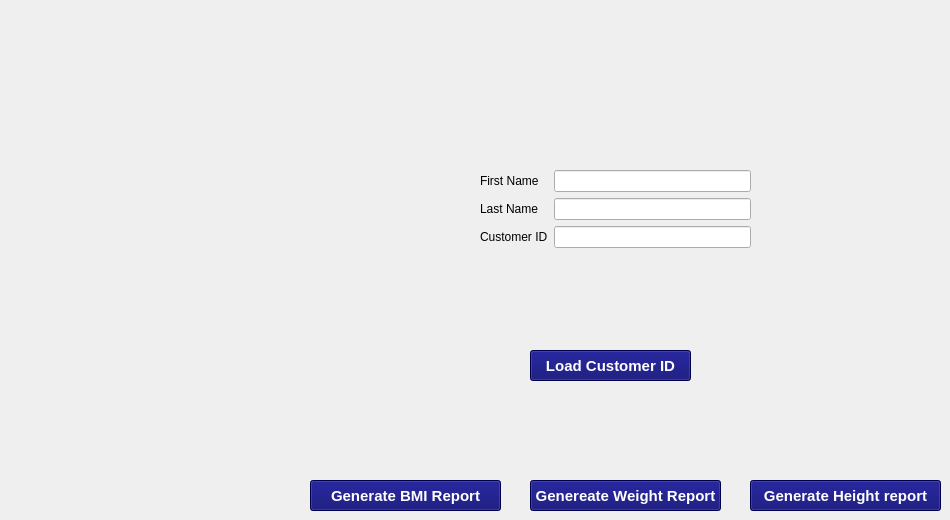
        <widget class="QWidget" name="Trackprogrsstab">
         <attribute name="title">
          <string>Track Progress</string>
         </attribute>
         <widget class="QWidget" name="formLayoutWidget_9">
          <property name="geometry">
           <rect>
            <x>480</x>
            <y>170</y>
            <width>271</width>
            <height>131</height>
           </rect>
          </property>
          <layout class="QFormLayout" name="formLayout_8">
           <item row="0" column="0">
            <widget class="QLabel" name="firstNameLabel_7">
             <property name="text">
              <string>First Name</string>
             </property>
            </widget>
           </item>
           <item row="0" column="1">
            <widget class="QLineEdit" name="firstNameLineEdit_7"/>
           </item>
           <item row="1" column="0">
            <widget class="QLabel" name="lastNameLabel_7">
             <property name="text">
              <string>Last Name</string>
             </property>
            </widget>
           </item>
           <item row="1" column="1">
            <widget class="QLineEdit" name="lastNameLineEdit_7"/>
           </item>
           <item row="2" column="0">
            <widget class="QLabel" name="customerIDLabel_3">
             <property name="text">
              <string>Customer ID</string>
             </property>
            </widget>
           </item>
           <item row="2" column="1">
            <widget class="QLineEdit" name="customerIDLineEdit_3"/>
           </item>
          </layout>
         </widget>
         <widget class="QPushButton" name="load_dataButton_4">
          <property name="geometry">
           <rect>
            <x>530</x>
            <y>350</y>
            <width>161</width>
            <height>31</height>
           </rect>
          </property>
          <property name="font">
           <font>
            <family>Ubuntu</family>
            <pointsize>11</pointsize>
            <weight>75</weight>
            <italic>false</italic>
            <bold>true</bold>
           </font>
          </property>
          <property name="styleSheet">
           <string notr="true">background-color: rgb(0,0,106);
color: rgb(255,255,255);
font: 75 bold 11pt &quot;Ubuntu&quot;;
</string>
          </property>
          <property name="text">
           <string>Load Customer ID</string>
          </property>
         </widget>
         <widget class="QPushButton" name="load_dataButton_5">
          <property name="geometry">
           <rect>
            <x>310</x>
            <y>480</y>
            <width>191</width>
            <height>31</height>
           </rect>
          </property>
          <property name="font">
           <font>
            <family>Ubuntu</family>
            <pointsize>11</pointsize>
            <weight>75</weight>
            <italic>false</italic>
            <bold>true</bold>
           </font>
          </property>
          <property name="styleSheet">
           <string notr="true">background-color: rgb(0,0,106);
color: rgb(255,255,255);
font: 75 bold 11pt &quot;Ubuntu&quot;;
</string>
          </property>
          <property name="text">
           <string>Generate BMI Report</string>
          </property>
         </widget>
         <widget class="QPushButton" name="load_dataButton_6">
          <property name="geometry">
           <rect>
            <x>530</x>
            <y>480</y>
            <width>191</width>
            <height>31</height>
           </rect>
          </property>
          <property name="font">
           <font>
            <family>Ubuntu</family>
            <pointsize>11</pointsize>
            <weight>75</weight>
            <italic>false</italic>
            <bold>true</bold>
           </font>
          </property>
          <property name="styleSheet">
           <string notr="true">background-color: rgb(0,0,106);
color: rgb(255,255,255);
font: 75 bold 11pt &quot;Ubuntu&quot;;
</string>
          </property>
          <property name="text">
           <string>Genereate Weight Report</string>
          </property>
         </widget>
         <widget class="QPushButton" name="load_dataButton_7">
          <property name="geometry">
           <rect>
            <x>750</x>
            <y>480</y>
            <width>191</width>
            <height>31</height>
           </rect>
          </property>
          <property name="font">
           <font>
            <family>Ubuntu</family>
            <pointsize>11</pointsize>
            <weight>75</weight>
            <italic>false</italic>
            <bold>true</bold>
           </font>
          </property>
          <property name="styleSheet">
           <string notr="true">background-color: rgb(0,0,106);
color: rgb(255,255,255);
font: 75 bold 11pt &quot;Ubuntu&quot;;
</string>
          </property>
          <property name="text">
           <string>Generate Height report</string>
          </property>
         </widget>
        </widget>
